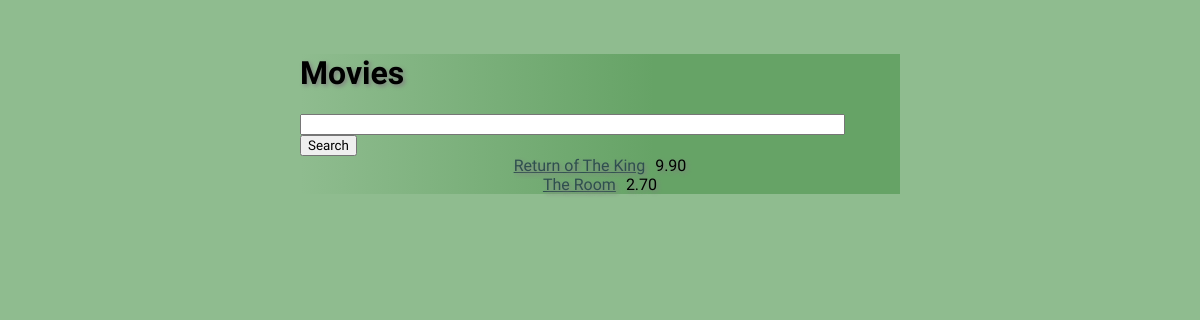
The app's page /, older data.
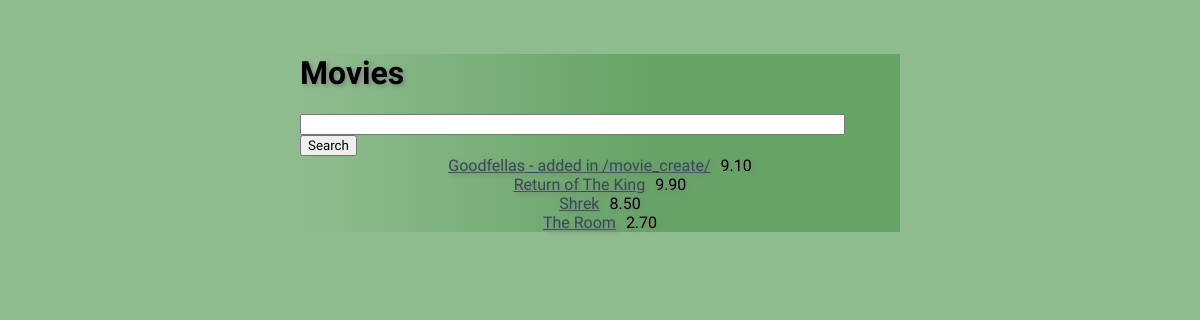
The same page, newer data.
### webapp/models.py (models this page shows, shortened)
class Data(models.Model):
    title = models.CharField(max_length=100)
    release_year = models.IntegerField(validators=[
        MaxValueValidator(date.today().year),
        MinValueValidator(1895),
    ], blank=True)
    directors_and_actors = models.CharField(max_length=100, blank=True)
    user_rating = models.DecimalField(max_digits=5, decimal_places=2,
                                      validators=[
                                          MaxValueValidator(10),
                                          MinValueValidator(0),
                                      ], default=5.0)
    poster = models.ImageField(upload_to='', blank=True)
    class Meta:
        ordering = ['title']

### webapp/views.py (the view)
class MovieListView(ListView):
    model = Data
    template_name = 'data_list.html'
    context_object_name = 'movies'
    def get_context_data(self, **kwargs):
        context = super().get_context_data(**kwargs)
        search_input = self.request.GET.get('search_area') or ''
        if search_input is not '':
            context['movies'] = context['movies'].filter(
                title__icontains=search_input
            )
        context['search_input'] = search_input
        return context

### templates/data_list.html
{% extends 'main.html' %}
{% block content %}
<div class="page-title-wrapper">
    <h1>Movies</h1>
</div>
<div class="search-wrapper">
    <form method="GET">
        <input type="text" name="search_area" value="{{search_input}}" size="65">
        <input type="submit" value="Search">
    </form>
</div>
<div class="movie-items-wrapper">
    {% for movie in movies %}
    <div class="movie-wrapper">
        <a href="{% url 'movie' movie.pk %}">
            {{movie.title}}
        </a>
        <td class="rating" align="left">{{movie.user_rating}}</td>
    </div>
    {% empty %}
    <h3>The database is empty</h3>
    {% endfor %}
</div>
{% endblock content %}

### templates/main.html (shortened to what this page needs)
<!DOCTYPE html>
<html>
    <head>
    </head>
    <body>
        <div class="container">
            {% block content %}
            {% endblock content %}
        </div>
    </body>
</html>

### templates/main.html (style rules this page uses)
body { background-color: darkseagreen; font-family: 'PT Sans', sans-serif; padding-top: 25px; }
h1, h2, h3, h4, h5, h6 { font-family: 'Kanit', sans-serif; }
a, p { color: darkslategray; text-shadow: 2px 2px 4px darkslate gray; padding-right: 10px; }
.container { max-width: 600px; margin: auto; text-shadow: 2px 2px 4px grey; background: linear-gradient(90deg, #8FBC8F 0%, #66A366 59%, #66A366 100%); }
.movie-wrapper { display: flex; align-items: left; justify-content: safe center; }
.search-wrapper { display: flex; justify-content: space-between; align-items: center; }
input[type="submit"] { color: black; font-family: 'PT Sans', sans-serif; }

Row changes from the older to the newer data that the page shows:
added Data: title "Goodfellas - added in /movie_create/", user_rating "9.10"
added Data: title "Shrek", user_rating "8.50"
